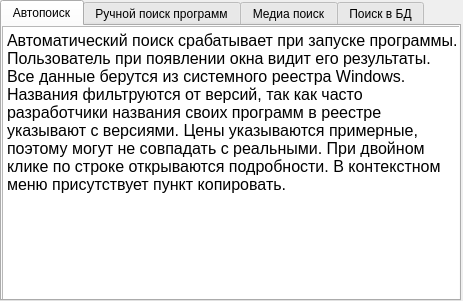
<?xml version="1.0" encoding="UTF-8"?>
<ui version="4.0">
 <class>Spravka</class>
 <widget class="QWidget" name="Spravka">
  <property name="windowModality">
   <enum>Qt::ApplicationModal</enum>
  </property>
  <property name="geometry">
   <rect>
    <x>0</x>
    <y>0</y>
    <width>463</width>
    <height>301</height>
   </rect>
  </property>
  <property name="windowTitle">
   <string>Справка о программе LicenseChecker</string>
  </property>
  <property name="windowIcon">
   <iconset>
    <normaloff>data/LicenseChecker.ico</normaloff>data/LicenseChecker.ico</iconset>
  </property>
  <widget class="QTabWidget" name="tabWidget">
   <property name="geometry">
    <rect>
     <x>0</x>
     <y>0</y>
     <width>461</width>
     <height>301</height>
    </rect>
   </property>
   <property name="currentIndex">
    <number>0</number>
   </property>
   <widget class="QWidget" name="tab">
    <attribute name="title">
     <string>Автопоиск</string>
    </attribute>
    <widget class="QTextBrowser" name="textBrowser">
     <property name="geometry">
      <rect>
       <x>0</x>
       <y>0</y>
       <width>461</width>
       <height>281</height>
      </rect>
     </property>
     <property name="html">
      <string>&lt;!DOCTYPE HTML PUBLIC &quot;-//W3C//DTD HTML 4.0//EN&quot; &quot;http://www.w3.org/TR/REC-html40/strict.dtd&quot;&gt;
&lt;html&gt;&lt;head&gt;&lt;meta name=&quot;qrichtext&quot; content=&quot;1&quot; /&gt;&lt;style type=&quot;text/css&quot;&gt;
p, li { white-space: pre-wrap; }
&lt;/style&gt;&lt;/head&gt;&lt;body style=&quot; font-family:'MS Shell Dlg 2'; font-size:8.25pt; font-weight:400; font-style:normal;&quot;&gt;
&lt;p style=&quot; margin-top:0px; margin-bottom:0px; margin-left:0px; margin-right:0px; -qt-block-indent:0; text-indent:0px;&quot;&gt;&lt;span style=&quot; font-family:'MS Shell Dlg 2'; font-size:12pt;&quot;&gt;Автоматический поиск срабатывает при запуске программы. Пользователь при появлении окна видит его результаты. Все данные берутся из системного реестра Windows. Названия фильтруются от версий, так как часто разработчики названия своих программ в реестре указывают с версиями. Цены указываются примерные, поэтому могут не совпадать с реальными. При двойном клике по строке открываются подробности. В контекстном меню присутствует пункт копировать.&lt;/span&gt;&lt;/p&gt;&lt;/body&gt;&lt;/html&gt;</string>
     </property>
    </widget>
   </widget>
   <widget class="QWidget" name="tab_2">
    <attribute name="title">
     <string>Ручной поиск программ</string>
    </attribute>
    <widget class="QTextBrowser" name="textBrowser_2">
     <property name="geometry">
      <rect>
       <x>0</x>
       <y>0</y>
       <width>461</width>
       <height>281</height>
      </rect>
     </property>
     <property name="html">
      <string>&lt;!DOCTYPE HTML PUBLIC &quot;-//W3C//DTD HTML 4.0//EN&quot; &quot;http://www.w3.org/TR/REC-html40/strict.dtd&quot;&gt;
&lt;html&gt;&lt;head&gt;&lt;meta name=&quot;qrichtext&quot; content=&quot;1&quot; /&gt;&lt;style type=&quot;text/css&quot;&gt;
p, li { white-space: pre-wrap; }
&lt;/style&gt;&lt;/head&gt;&lt;body style=&quot; font-family:'MS Shell Dlg 2'; font-size:8.25pt; font-weight:400; font-style:normal;&quot;&gt;
&lt;p style=&quot; margin-top:0px; margin-bottom:0px; margin-left:0px; margin-right:0px; -qt-block-indent:0; text-indent:0px;&quot;&gt;&lt;span style=&quot; font-family:'MS Shell Dlg 2'; font-size:12pt;&quot;&gt;Ручной поиск программ в указанной директории ищет все исполняемые файлы, собирает их в один список, а далее сравнивает элементы списка с базой данных. Можно указывать отдельную папку, или весь жесткий диск. Степень обнаружения зависит от наполнения имен файл в базе или совпадением имени файла с названием программы. При поиске учитываются только exe файлы.&lt;/span&gt;&lt;/p&gt;&lt;/body&gt;&lt;/html&gt;</string>
     </property>
    </widget>
   </widget>
   <widget class="QWidget" name="tab_3">
    <attribute name="title">
     <string>Медиа поиск</string>
    </attribute>
    <widget class="QTextBrowser" name="textBrowser_3">
     <property name="geometry">
      <rect>
       <x>0</x>
       <y>0</y>
       <width>461</width>
       <height>281</height>
      </rect>
     </property>
     <property name="html">
      <string>&lt;!DOCTYPE HTML PUBLIC &quot;-//W3C//DTD HTML 4.0//EN&quot; &quot;http://www.w3.org/TR/REC-html40/strict.dtd&quot;&gt;
&lt;html&gt;&lt;head&gt;&lt;meta name=&quot;qrichtext&quot; content=&quot;1&quot; /&gt;&lt;style type=&quot;text/css&quot;&gt;
p, li { white-space: pre-wrap; }
&lt;/style&gt;&lt;/head&gt;&lt;body style=&quot; font-family:'MS Shell Dlg 2'; font-size:8.25pt; font-weight:400; font-style:normal;&quot;&gt;
&lt;p style=&quot; margin-top:0px; margin-bottom:0px; margin-left:0px; margin-right:0px; -qt-block-indent:0; text-indent:0px;&quot;&gt;&lt;span style=&quot; font-family:'MS Shell Dlg 2'; font-size:12pt;&quot;&gt;Медиа поиск позволяет найти в указанной папке все изображения, аудио и видео наиболее популярных форматов (.tiff, .jpeg, .bmp, .jpe, .jpg, .png, .gif, .psd, .mpeg, .flv, .mov, .m4a, .ac3, .aac, .h264, .m4v, .mkv, .mp4, .3gp, .avi, .ogg, .vob, .wma, .mp3, .wav, .mpg, .wmv). Можно указать минимальный размер обнаруживаемых файлов. Для поиска можно указывать отдельные папки или весь диск.&lt;/span&gt;&lt;/p&gt;&lt;/body&gt;&lt;/html&gt;</string>
     </property>
    </widget>
   </widget>
   <widget class="QWidget" name="tab_4">
    <attribute name="title">
     <string>Поиск в БД</string>
    </attribute>
    <widget class="QTextBrowser" name="textBrowser_4">
     <property name="geometry">
      <rect>
       <x>0</x>
       <y>0</y>
       <width>461</width>
       <height>281</height>
      </rect>
     </property>
     <property name="html">
      <string>&lt;!DOCTYPE HTML PUBLIC &quot;-//W3C//DTD HTML 4.0//EN&quot; &quot;http://www.w3.org/TR/REC-html40/strict.dtd&quot;&gt;
&lt;html&gt;&lt;head&gt;&lt;meta name=&quot;qrichtext&quot; content=&quot;1&quot; /&gt;&lt;style type=&quot;text/css&quot;&gt;
p, li { white-space: pre-wrap; }
&lt;/style&gt;&lt;/head&gt;&lt;body style=&quot; font-family:'MS Shell Dlg 2'; font-size:8.25pt; font-weight:400; font-style:normal;&quot;&gt;
&lt;p style=&quot; margin-top:0px; margin-bottom:0px; margin-left:0px; margin-right:0px; -qt-block-indent:0; text-indent:0px;&quot;&gt;&lt;span style=&quot; font-family:'MS Shell Dlg 2'; font-size:12pt;&quot;&gt;Поиск в базе позволяет найти в ней программу по части названия. Например, 'Архиватор WinRaR 3.53', в базе достаточно набрать 'Winrar' Сама база данных хранится в папке с программой \\data\\Lpro.db.&lt;/span&gt;&lt;/p&gt;&lt;/body&gt;&lt;/html&gt;</string>
     </property>
    </widget>
   </widget>
  </widget>
 </widget>
 <resources/>
 <connections/>
</ui>
